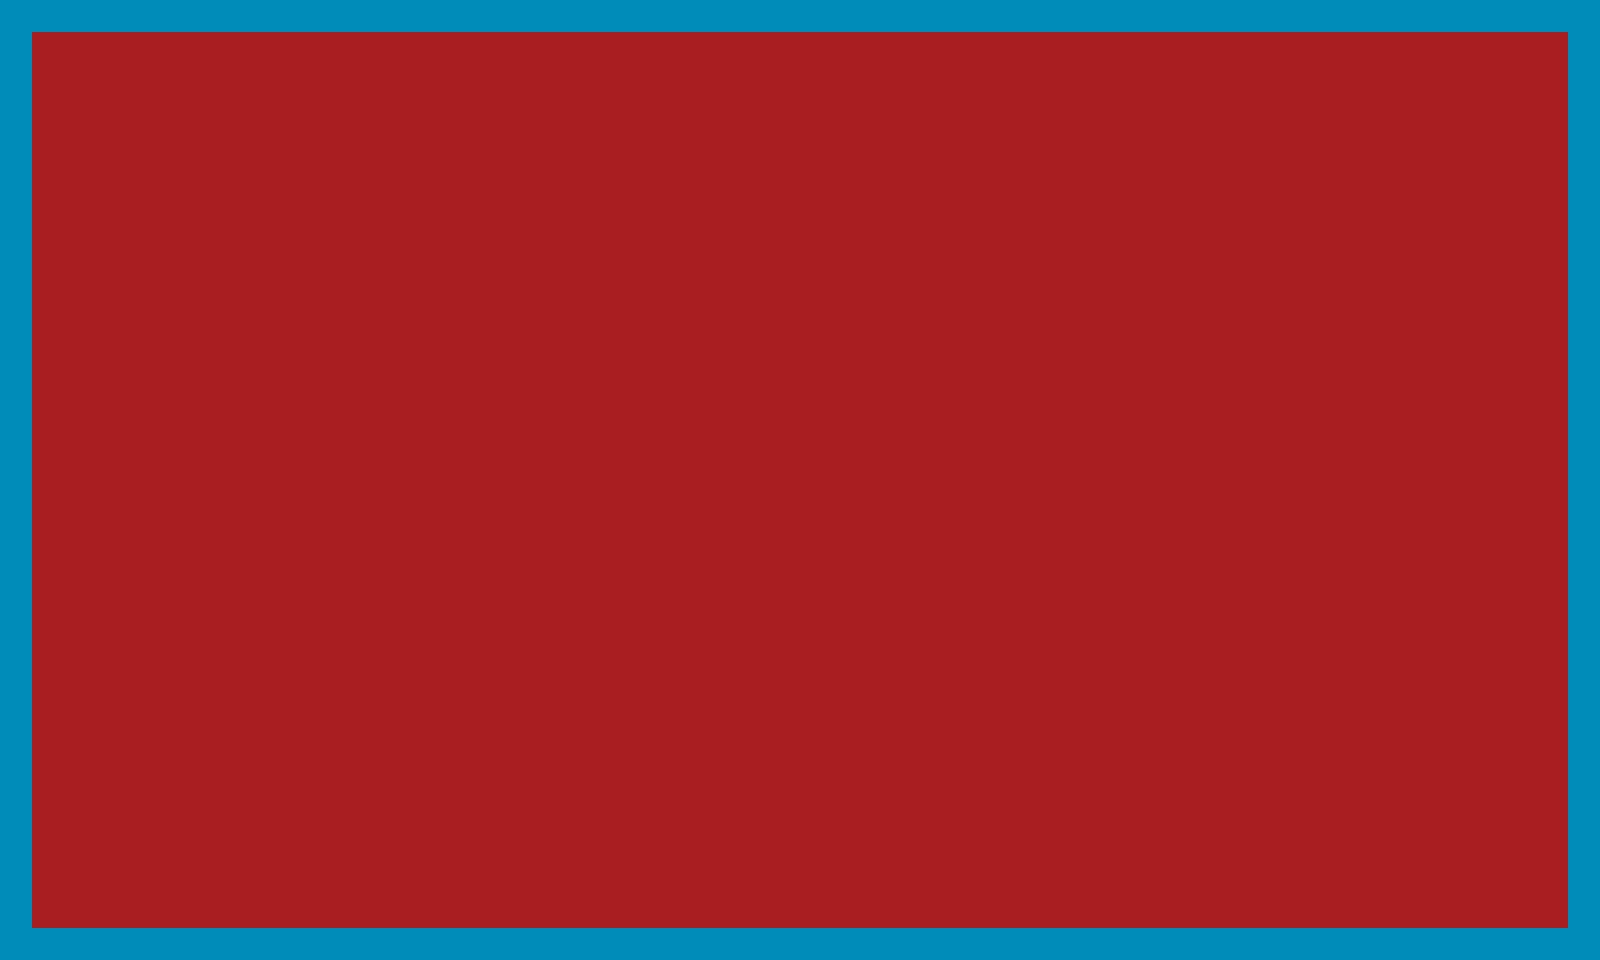

Below is a game level as drawn by its tile map, then a one-line description and the .tmx file that defines it, in full:
An orthogonal 50x30 tile map with 32x32 px tiles, 2 tile layers (background, wallsTile), 2 tilesets and 4 objects (Right, Top, Left, Bottom).

<map version="1.9" tiledversion="1.9.2" orientation="orthogonal" renderorder="right-up" width="50" height="30" tilewidth="32" tileheight="32" infinite="0" nextlayerid="6" nextobjectid="213">
 <tileset firstgid="1" source="../../testMap/tileset/ground.tsx" />
 <tileset firstgid="2" source="../../testMap/tileset/wall.tsx" />
 <layer id="1" name="background" width="50" height="30">
  <data encoding="csv">
1,1,1,1,1,1,1,1,1,1,1,1,1,1,1,1,1,1,1,1,1,1,1,1,1,1,1,1,1,1,1,1,1,1,1,1,1,1,1,1,1,1,1,1,1,1,1,1,1,1,
1,1,1,1,1,1,1,1,1,1,1,1,1,1,1,1,1,1,1,1,1,1,1,1,1,1,1,1,1,1,1,1,1,1,1,1,1,1,1,1,1,1,1,1,1,1,1,1,1,1,
1,1,1,1,1,1,1,1,1,1,1,1,1,1,1,1,1,1,1,1,1,1,1,1,1,1,1,1,1,1,1,1,1,1,1,1,1,1,1,1,1,1,1,1,1,1,1,1,1,1,
1,1,1,1,1,1,1,1,1,1,1,1,1,1,1,1,1,1,1,1,1,1,1,1,1,1,1,1,1,1,1,1,1,1,1,1,1,1,1,1,1,1,1,1,1,1,1,1,1,1,
1,1,1,1,1,1,1,1,1,1,1,1,1,1,1,1,1,1,1,1,1,1,1,1,1,1,1,1,1,1,1,1,1,1,1,1,1,1,1,1,1,1,1,1,1,1,1,1,1,1,
1,1,1,1,1,1,1,1,1,1,1,1,1,1,1,1,1,1,1,1,1,1,1,1,1,1,1,1,1,1,1,1,1,1,1,1,1,1,1,1,1,1,1,1,1,1,1,1,1,1,
1,1,1,1,1,1,1,1,1,1,1,1,1,1,1,1,1,1,1,1,1,1,1,1,1,1,1,1,1,1,1,1,1,1,1,1,1,1,1,1,1,1,1,1,1,1,1,1,1,1,
1,1,1,1,1,1,1,1,1,1,1,1,1,1,1,1,1,1,1,1,1,1,1,1,1,1,1,1,1,1,1,1,1,1,1,1,1,1,1,1,1,1,1,1,1,1,1,1,1,1,
1,1,1,1,1,1,1,1,1,1,1,1,1,1,1,1,1,1,1,1,1,1,1,1,1,1,1,1,1,1,1,1,1,1,1,1,1,1,1,1,1,1,1,1,1,1,1,1,1,1,
1,1,1,1,1,1,1,1,1,1,1,1,1,1,1,1,1,1,1,1,1,1,1,1,1,1,1,1,1,1,1,1,1,1,1,1,1,1,1,1,1,1,1,1,1,1,1,1,1,1,
1,1,1,1,1,1,1,1,1,1,1,1,1,1,1,1,1,1,1,1,1,1,1,1,1,1,1,1,1,1,1,1,1,1,1,1,1,1,1,1,1,1,1,1,1,1,1,1,1,1,
1,1,1,1,1,1,1,1,1,1,1,1,1,1,1,1,1,1,1,1,1,1,1,1,1,1,1,1,1,1,1,1,1,1,1,1,1,1,1,1,1,1,1,1,1,1,1,1,1,1,
1,1,1,1,1,1,1,1,1,1,1,1,1,1,1,1,1,1,1,1,1,1,1,1,1,1,1,1,1,1,1,1,1,1,1,1,1,1,1,1,1,1,1,1,1,1,1,1,1,1,
1,1,1,1,1,1,1,1,1,1,1,1,1,1,1,1,1,1,1,1,1,1,1,1,1,1,1,1,1,1,1,1,1,1,1,1,1,1,1,1,1,1,1,1,1,1,1,1,1,1,
1,1,1,1,1,1,1,1,1,1,1,1,1,1,1,1,1,1,1,1,1,1,1,1,1,1,1,1,1,1,1,1,1,1,1,1,1,1,1,1,1,1,1,1,1,1,1,1,1,1,
1,1,1,1,1,1,1,1,1,1,1,1,1,1,1,1,1,1,1,1,1,1,1,1,1,1,1,1,1,1,1,1,1,1,1,1,1,1,1,1,1,1,1,1,1,1,1,1,1,1,
1,1,1,1,1,1,1,1,1,1,1,1,1,1,1,1,1,1,1,1,1,1,1,1,1,1,1,1,1,1,1,1,1,1,1,1,1,1,1,1,1,1,1,1,1,1,1,1,1,1,
1,1,1,1,1,1,1,1,1,1,1,1,1,1,1,1,1,1,1,1,1,1,1,1,1,1,1,1,1,1,1,1,1,1,1,1,1,1,1,1,1,1,1,1,1,1,1,1,1,1,
1,1,1,1,1,1,1,1,1,1,1,1,1,1,1,1,1,1,1,1,1,1,1,1,1,1,1,1,1,1,1,1,1,1,1,1,1,1,1,1,1,1,1,1,1,1,1,1,1,1,
1,1,1,1,1,1,1,1,1,1,1,1,1,1,1,1,1,1,1,1,1,1,1,1,1,1,1,1,1,1,1,1,1,1,1,1,1,1,1,1,1,1,1,1,1,1,1,1,1,1,
1,1,1,1,1,1,1,1,1,1,1,1,1,1,1,1,1,1,1,1,1,1,1,1,1,1,1,1,1,1,1,1,1,1,1,1,1,1,1,1,1,1,1,1,1,1,1,1,1,1,
1,1,1,1,1,1,1,1,1,1,1,1,1,1,1,1,1,1,1,1,1,1,1,1,1,1,1,1,1,1,1,1,1,1,1,1,1,1,1,1,1,1,1,1,1,1,1,1,1,1,
1,1,1,1,1,1,1,1,1,1,1,1,1,1,1,1,1,1,1,1,1,1,1,1,1,1,1,1,1,1,1,1,1,1,1,1,1,1,1,1,1,1,1,1,1,1,1,1,1,1,
1,1,1,1,1,1,1,1,1,1,1,1,1,1,1,1,1,1,1,1,1,1,1,1,1,1,1,1,1,1,1,1,1,1,1,1,1,1,1,1,1,1,1,1,1,1,1,1,1,1,
1,1,1,1,1,1,1,1,1,1,1,1,1,1,1,1,1,1,1,1,1,1,1,1,1,1,1,1,1,1,1,1,1,1,1,1,1,1,1,1,1,1,1,1,1,1,1,1,1,1,
1,1,1,1,1,1,1,1,1,1,1,1,1,1,1,1,1,1,1,1,1,1,1,1,1,1,1,1,1,1,1,1,1,1,1,1,1,1,1,1,1,1,1,1,1,1,1,1,1,1,
1,1,1,1,1,1,1,1,1,1,1,1,1,1,1,1,1,1,1,1,1,1,1,1,1,1,1,1,1,1,1,1,1,1,1,1,1,1,1,1,1,1,1,1,1,1,1,1,1,1,
1,1,1,1,1,1,1,1,1,1,1,1,1,1,1,1,1,1,1,1,1,1,1,1,1,1,1,1,1,1,1,1,1,1,1,1,1,1,1,1,1,1,1,1,1,1,1,1,1,1,
1,1,1,1,1,1,1,1,1,1,1,1,1,1,1,1,1,1,1,1,1,1,1,1,1,1,1,1,1,1,1,1,1,1,1,1,1,1,1,1,1,1,1,1,1,1,1,1,1,1,
1,1,1,1,1,1,1,1,1,1,1,1,1,1,1,1,1,1,1,1,1,1,1,1,1,1,1,2,1,1,1,1,1,1,1,1,1,1,1,1,1,1,1,1,1,1,1,1,1,1
</data>
 </layer>
 <objectgroup id="3" name="walls" visible="0" locked="1">
  <object id="23" name="Right" x="1568" y="0" width="32" height="960" />
  <object id="24" name="Top" x="32" y="0" width="1536" height="32" />
  <object id="210" name="Left" x="0" y="32" width="32" height="896" />
  <object id="212" name="Bottom" x="0" y="928" width="1600" height="32" />
 </objectgroup>
 <layer id="4" name="wallsTile" width="50" height="30" locked="1">
  <data encoding="csv">
2,2,2,2,2,2,2,2,2,2,2,2,2,2,2,2,2,2,2,2,2,2,2,2,2,2,2,2,2,2,2,2,2,2,2,2,2,2,2,2,2,2,2,2,2,2,2,2,2,2,
2,0,0,0,0,0,0,0,0,0,0,0,0,0,0,0,0,0,0,0,0,0,0,0,0,0,0,0,0,0,0,0,0,0,0,0,0,0,0,0,0,0,0,0,0,0,0,0,0,2,
2,0,0,0,0,0,0,0,0,0,0,0,0,0,0,0,0,0,0,0,0,0,0,0,0,0,0,0,0,0,0,0,0,0,0,0,0,0,0,0,0,0,0,0,0,0,0,0,0,2,
2,0,0,0,0,0,0,0,0,0,0,0,0,0,0,0,0,0,0,0,0,0,0,0,0,0,0,0,0,0,0,0,0,0,0,0,0,0,0,0,0,0,0,0,0,0,0,0,0,2,
2,0,0,0,0,0,0,0,0,0,0,0,0,0,0,0,0,0,0,0,0,0,0,0,0,0,0,0,0,0,0,0,0,0,0,0,0,0,0,0,0,0,0,0,0,0,0,0,0,2,
2,0,0,0,0,0,0,0,0,0,0,0,0,0,0,0,0,0,0,0,0,0,0,0,0,0,0,0,0,0,0,0,0,0,0,0,0,0,0,0,0,0,0,0,0,0,0,0,0,2,
2,0,0,0,0,0,0,0,0,0,0,0,0,0,0,0,0,0,0,0,0,0,0,0,0,0,0,0,0,0,0,0,0,0,0,0,0,0,0,0,0,0,0,0,0,0,0,0,0,2,
2,0,0,0,0,0,0,0,0,0,0,0,0,0,0,0,0,0,0,0,0,0,0,0,0,0,0,0,0,0,0,0,0,0,0,0,0,0,0,0,0,0,0,0,0,0,0,0,0,2,
2,0,0,0,0,0,0,0,0,0,0,0,0,0,0,0,0,0,0,0,0,0,0,0,0,0,0,0,0,0,0,0,0,0,0,0,0,0,0,0,0,0,0,0,0,0,0,0,0,2,
2,0,0,0,0,0,0,0,0,0,0,0,0,0,0,0,0,0,0,0,0,0,0,0,0,0,0,0,0,0,0,0,0,0,0,0,0,0,0,0,0,0,0,0,0,0,0,0,0,2,
2,0,0,0,0,0,0,0,0,0,0,0,0,0,0,0,0,0,0,0,0,0,0,0,0,0,0,0,0,0,0,0,0,0,0,0,0,0,0,0,0,0,0,0,0,0,0,0,0,2,
2,0,0,0,0,0,0,0,0,0,0,0,0,0,0,0,0,0,0,0,0,0,0,0,0,0,0,0,0,0,0,0,0,0,0,0,0,0,0,0,0,0,0,0,0,0,0,0,0,2,
2,0,0,0,0,0,0,0,0,0,0,0,0,0,0,0,0,0,0,0,0,0,0,0,0,0,0,0,0,0,0,0,0,0,0,0,0,0,0,0,0,0,0,0,0,0,0,0,0,2,
2,0,0,0,0,0,0,0,0,0,0,0,0,0,0,0,0,0,0,0,0,0,0,0,0,0,0,0,0,0,0,0,0,0,0,0,0,0,0,0,0,0,0,0,0,0,0,0,0,2,
2,0,0,0,0,0,0,0,0,0,0,0,0,0,0,0,0,0,0,0,0,0,0,0,0,0,0,0,0,0,0,0,0,0,0,0,0,0,0,0,0,0,0,0,0,0,0,0,0,2,
2,0,0,0,0,0,0,0,0,0,0,0,0,0,0,0,0,0,0,0,0,0,0,0,0,0,0,0,0,0,0,0,0,0,0,0,0,0,0,0,0,0,0,0,0,0,0,0,0,2,
2,0,0,0,0,0,0,0,0,0,0,0,0,0,0,0,0,0,0,0,0,0,0,0,0,0,0,0,0,0,0,0,0,0,0,0,0,0,0,0,0,0,0,0,0,0,0,0,0,2,
2,0,0,0,0,0,0,0,0,0,0,0,0,0,0,0,0,0,0,0,0,0,0,0,0,0,0,0,0,0,0,0,0,0,0,0,0,0,0,0,0,0,0,0,0,0,0,0,0,2,
2,0,0,0,0,0,0,0,0,0,0,0,0,0,0,0,0,0,0,0,0,0,0,0,0,0,0,0,0,0,0,0,0,0,0,0,0,0,0,0,0,0,0,0,0,0,0,0,0,2,
2,0,0,0,0,0,0,0,0,0,0,0,0,0,0,0,0,0,0,0,0,0,0,0,0,0,0,0,0,0,0,0,0,0,0,0,0,0,0,0,0,0,0,0,0,0,0,0,0,2,
2,0,0,0,0,0,0,0,0,0,0,0,0,0,0,0,0,0,0,0,0,0,0,0,0,0,0,0,0,0,0,0,0,0,0,0,0,0,0,0,0,0,0,0,0,0,0,0,0,2,
2,0,0,0,0,0,0,0,0,0,0,0,0,0,0,0,0,0,0,0,0,0,0,0,0,0,0,0,0,0,0,0,0,0,0,0,0,0,0,0,0,0,0,0,0,0,0,0,0,2,
2,0,0,0,0,0,0,0,0,0,0,0,0,0,0,0,0,0,0,0,0,0,0,0,0,0,0,0,0,0,0,0,0,0,0,0,0,0,0,0,0,0,0,0,0,0,0,0,0,2,
2,0,0,0,0,0,0,0,0,0,0,0,0,0,0,0,0,0,0,0,0,0,0,0,0,0,0,0,0,0,0,0,0,0,0,0,0,0,0,0,0,0,0,0,0,0,0,0,0,2,
2,0,0,0,0,0,0,0,0,0,0,0,0,0,0,0,0,0,0,0,0,0,0,0,0,0,0,0,0,0,0,0,0,0,0,0,0,0,0,0,0,0,0,0,0,0,0,0,0,2,
2,0,0,0,0,0,0,0,0,0,0,0,0,0,0,0,0,0,0,0,0,0,0,0,0,0,0,0,0,0,0,0,0,0,0,0,0,0,0,0,0,0,0,0,0,0,0,0,0,2,
2,0,0,0,0,0,0,0,0,0,0,0,0,0,0,0,0,0,0,0,0,0,0,0,0,0,0,0,0,0,0,0,0,0,0,0,0,0,0,0,0,0,0,0,0,0,0,0,0,2,
2,0,0,0,0,0,0,0,0,0,0,0,0,0,0,0,0,0,0,0,0,0,0,0,0,0,0,0,0,0,0,0,0,0,0,0,0,0,0,0,0,0,0,0,0,0,0,0,0,2,
2,0,0,0,0,0,0,0,0,0,0,0,0,0,0,0,0,0,0,0,0,0,0,0,0,0,0,0,0,0,0,0,0,0,0,0,0,0,0,0,0,0,0,0,0,0,0,0,0,2,
2,2,2,2,2,2,2,2,2,2,2,2,2,2,2,2,2,2,2,2,2,2,2,2,2,2,2,2,2,2,2,2,2,2,2,2,2,2,2,2,2,2,2,2,2,2,2,2,2,2
</data>
 </layer>
</map>
